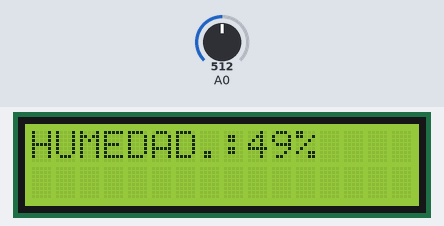
Simulated run of this sketch. Board: Arduino Uno, built with avr-gcc and run on an emulated ATmega328P. Parts: 16×2 character LCD. The inputs (shaded band) are chosen by the test bench; at power-on: A0 = 512.

Above: at 1.2 s.
1.3 s: A0 set to 903
At 2.0 s:
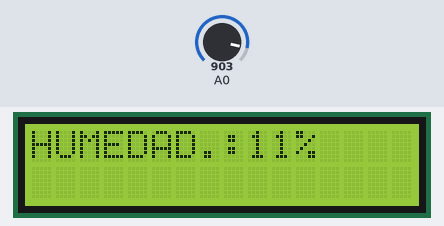
2.8 s: A0 set to 927
At 3.1 s:
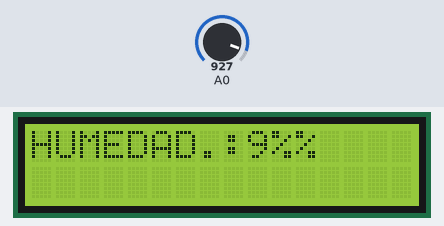
4.3 s: A0 set to 900
At 5.3 s:
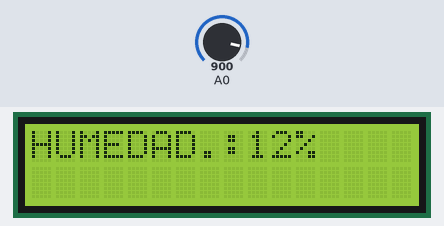
Timing chart, 0 to 7.3 s (numbered marks = the images above; inputs shaded):
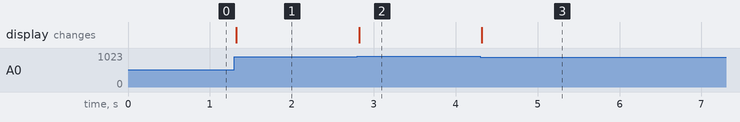

The sketch:

HUMEDAD_SUELO.ino
```cpp
/*
 Mostrar los valores porcentuales de humedad en un display LCD, obtenidos mediante un sensor de humedad de suelo HL-69.
 Proyecto para curso SISTEMAS EMBEBIDOS CON ARDUINO.
*/

#include <Wire.h>
#include <LiquidCrystal_I2C.h>

int hum0=-1;
LiquidCrystal_I2C lcd(0x27,16,2);  //Crea el objeto lcd dirección 0x27 y 16 columnas y 2 filas
void setup()
{
   Serial.begin(9600);
   pinMode(3,INPUT); //pin entrada sensor
   pinMode(13,OUTPUT); // pin salida sensor
   lcd.init();    //Inicializa el LCD
   lcd.backlight(); //Enciende la luz de fondo.
}
void loop()
{
 int  hum_suelo;

 hum_suelo=1023-analogRead(0); //Obtiene el valor de la humedad del suelo del pin A0
 hum_suelo=map(hum_suelo, 0, 1023, 0, 100); //Convierte el valor de la humedad en formato de porcentaje
 if (hum0!=hum_suelo) {

// Mostrar el valor de humedad en la pantalla LCD
     lcd.setCursor(0,0);
     lcd.print("HUMEDAD.:");
     lcd.print(hum_suelo);
     lcd.print("%");
 }
}
```

Measured:
- the behaviour switches between 920 and 921 on A0 (found by bisection; images 1 and 2)
- after the input at 1.3 s, the display: changes at once (image 1)
- after the input at 2.8 s, the display: changes at once (image 2)
- after the input at 4.3 s, the display: changes at once (image 3)
